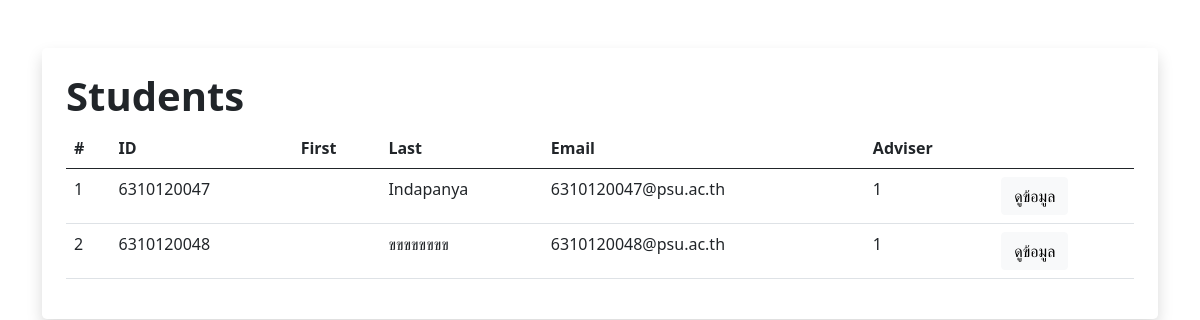
/students, run on the app's committed database.
### scitun/models.py (models this page shows)
class Student(Base):
    __tablename__ = "students"
    student_id = sa.Column(sa.Integer, primary_key=True)
    first_name = sa.Column(sa.String)
    last_name = sa.Column(sa.String)
    email = sa.Column(sa.String, nullable=True)
    lecturer_id = sa.Column(sa.Integer, sa.ForeignKey("lecturers.lecturer_id"))
    scholarships = sa.orm.relationship(
        "Scholarship", secondary=student_scholarship, back_populates="students"
    )

### scitun/main.py (the view)
@app.route("/students")
def student_index():
    students = models.Student.query.all()
    return render_template("/student/index.html", students=students)

### scitun/templates/student/index.html (shortened to what this page needs)
{% extends "base/base.html" %}
{% macro render_student_table(students) %}
<table class="table">
  <thead>
    <tr>
      <th>#</th>
      <th>ID</th>
      <th>First</th>
      <th>Last</th>
      <th>Email</th>
      <th>Adviser</th>
      <th></th>
    </tr>
  </thead>
  <tbody>
    {% for student in students%}
    <tr>
      <td>{{ loop.index }}</td>
      <td>{{ student.student_id }}</td>
      <td>{{ student.fist_name }}</td>
      <td>{{ student.last_name }}</td>
      <td>{{ student.email }}</td>
      <td>{{ student.lecturer_id }}</td>
      <td><a href="{{ url_for('student_view', student_id=student.student_id) }}" class="btn btn-light" >ดูข้อมูล</a></td>
    </tr>
    {% endfor %}
  </tbody>
</table>
{% endmacro %}
{% block body %}
<div class="container mt-5">
  <div class="rounded-3 p-4 shadow">
    <h1 class="fw-bold">Students</h1>
    {{ render_student_table(students) }}
  </div>
</div>
{% endblock %}

### data on the page
Student: student_id "6310120047", last_name "Indapanya", email "6310120047@psu.ac.th", lecturer_id "1"
Student: student_id "6310120048", last_name "ขขขขขขขข", email "6310120048@psu.ac.th", lecturer_id "1"
